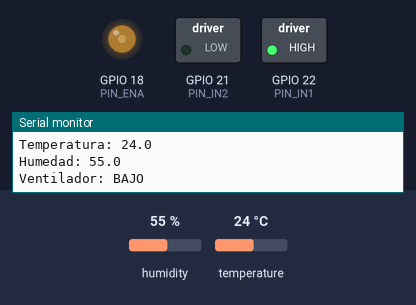
Bench run of a sketch on a simulated ESP32. On the bench: switched loads named in the sketch (green lamp = pin HIGH), output pins drawn as LEDs (lit = HIGH), the last lines printed to the serial monitor. Inputs (shaded band) come from the test bench; at power-on: humidity 55 %, temperature 24 °C. WiFi joins after 1.5 s; servers stay silent unless stated; no MQTT or app messages arrive unless stated.

Above: at 2.7 s.
2.8 s: humidity set to 68 %
4.3 s: humidity set to 71 %
At 5.5 s:
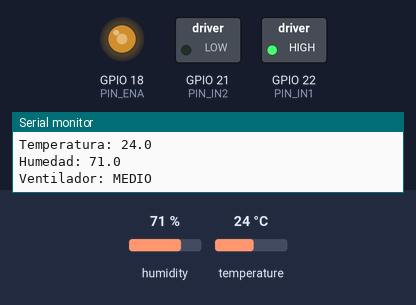
5.8 s: humidity set to 22 %
At 6.4 s:
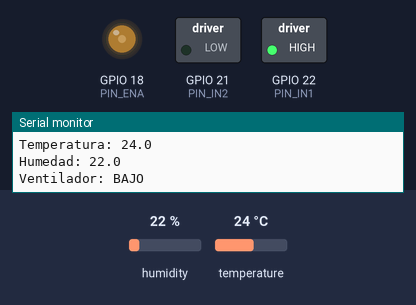
7.3 s: humidity set to 88 %
At 7.7 s:
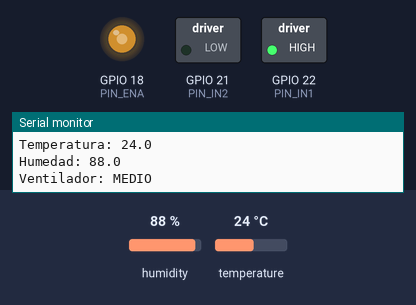
Timing chart, 0 to 9.8 s (numbered marks = the images above; inputs shaded):
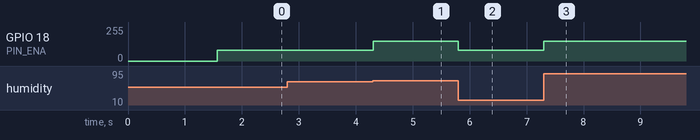

Measured:
- the behaviour switches between 69 and 70 % on humidity (found by bisection; images 0 and 1)
- after the input at 4.3 s, GPIO 18 (PIN_ENA): 80/255 → 149/255 at once
- after the input at 5.8 s, GPIO 18 (PIN_ENA): 149/255 → 80/255 at once
- after the input at 7.3 s, GPIO 18 (PIN_ENA): 80/255 → 149/255 at once

The sketch:

ESP_32_Invernadero.ino
```cpp
// Declaración de librerias
#include <WiFi.h>
#include <PubSubClient.h>
#include "DHTesp.h"

// Declaración de SSID y Broker
const char* ssid = "AndresProyecto";
const char* password = "andresZT8";
const char* mqtt_server = "192.168.84.15";

// Declaracion de Tópicos
const char* topicTemperatura = "Sensor/Temperatura";
const char* topicHumedad = "Sensor/Humedad";
const char* topicVentilador = "Sensor/Ventilador";

// Declaración de pines
const int pinDHT = 23;
const int PIN_ENA = 18;
const int PIN_IN1 = 22;
const int PIN_IN2 = 21;

// Declaración de control de puente H
const int canalA = 0;
const int frecuencia = 1000;
const int resolucion = 8;

// Variables límites de temperatura
const float hot_temp  = 90.0;
const float semi_temp = 70.0;
String estadoVentilador = "APAGADO";
float lastTemp = 0;
float lastHum  = 0;
String lastEstadoVent = "";

WiFiClient espClient;
PubSubClient client(espClient);
DHTesp dht;

// Función de Conexión a Wifi
void setup_wifi() {
  Serial.print("Conectando a WiFi...");
  WiFi.begin(ssid, password);
  while (WiFi.status() != WL_CONNECTED) {
    delay(500);
    Serial.print(".");
  }
  Serial.println("\nConectado a WiFi");
  Serial.print("IP: ");
  Serial.println(WiFi.localIP());
}

// Función callback
void callback(char* topic, byte* payload, unsigned int length) {}

// Funnción de reconexión MQTT con ESP32
void reconnect() {
  while (!client.connected()) {
    Serial.print("Conectando al broker...");
    if (client.connect("ESP32Client1")) {
      Serial.println("Conectado");
      client.subscribe(topicTemperatura);
      client.subscribe(topicHumedad);
      client.subscribe(topicVentilador);
      Serial.println("Suscrito a tópicos");
    } else {
      Serial.print("Error: ");
      Serial.println(client.state());
      delay(5000);
    }
  }
}

// Función de control, para no saturar al broker con información, solo se mandan aquellos datos que cambian significativamente
void applyMotorCooler() {
  TempAndHumidity data = dht.getTempAndHumidity();
  if (isnan(data.temperature) || isnan(data.humidity)) return;
  // Solo se manda al broker si la temperatura varia 0.5 unidades
  if (abs(data.temperature - lastTemp) >= 0.5) {
    client.publish(topicTemperatura, String(data.temperature, 1).c_str());
    lastTemp = data.temperature;
  }
  // Solo se manda al broker si la humedad varia en 1 unidad
  if (abs(data.humidity - lastHum) >= 1.0) {
    client.publish(topicHumedad, String(data.humidity, 1).c_str());
    lastHum = data.humidity;
  }
  String nuevoEstado;
  if (data.humidity >= hot_temp) { // Si se supera la temperatura maxima
    ledcWrite(canalA, 255);
    nuevoEstado = "MAXIMO";
  } else if (data.humidity >= semi_temp) { // Si se supera la temperatura media
    ledcWrite(canalA, 150);
    nuevoEstado = "MEDIO";
  } else {
    ledcWrite(canalA, 80); // Si se mantiene la temperatura, se mantiene constante
    nuevoEstado = "BAJO";
  }
  // Mnadamos el nuevo estado del motor
  if (nuevoEstado != lastEstadoVent) {
    estadoVentilador = nuevoEstado;
    client.publish(topicVentilador, estadoVentilador.c_str());
    lastEstadoVent = nuevoEstado;
  }
  Serial.println("Temperatura: " + String(data.temperature,1));
  Serial.println("Humedad: " + String(data.humidity,1));
  Serial.println("Ventilador: " + estadoVentilador);
}

void setup() {
  // Declaración de variables iniciales
  Serial.begin(115200);
  dht.setup(pinDHT, DHTesp::DHT11);
  pinMode(PIN_IN1, OUTPUT);
  pinMode(PIN_IN2, OUTPUT);
  digitalWrite(PIN_IN1, HIGH);
  digitalWrite(PIN_IN2, LOW);
  ledcSetup(canalA, frecuencia, resolucion);
  ledcAttachPin(PIN_ENA, canalA);
  // Establecemos conexión con Wifi y servidor
  setup_wifi();
  client.setServer(mqtt_server, 1883);
  client.setCallback(callback);
}

// Se llama a la función de control del ventilador
void loop() {
  if (!client.connected()) reconnect();
  client.loop();
  applyMotorCooler();
}
```
